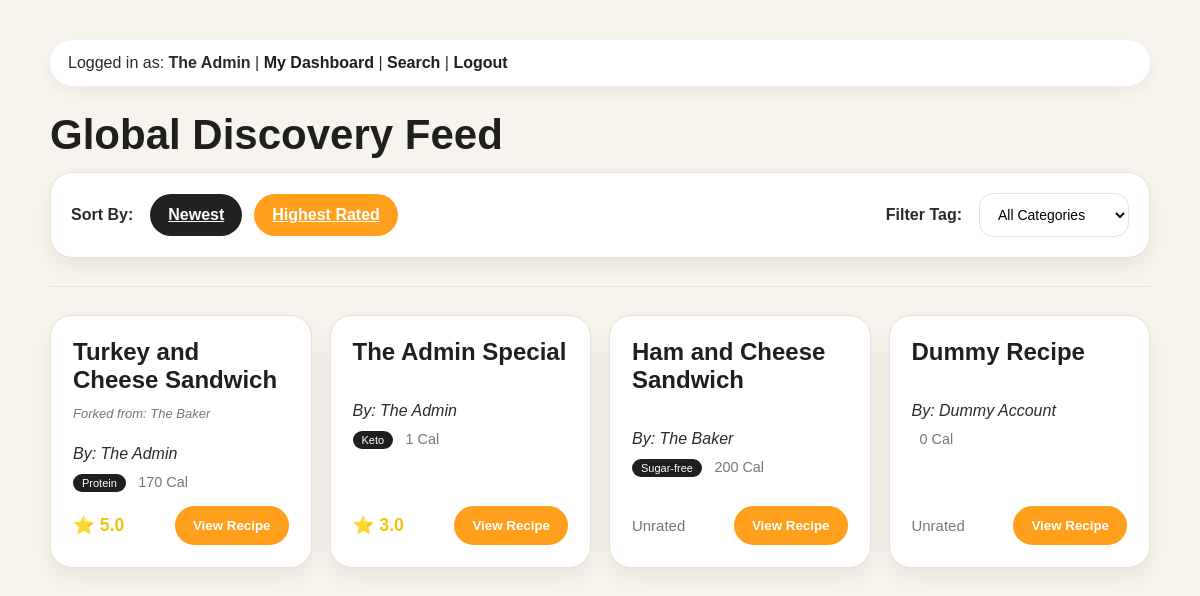
The app's page /feed?sort=highest_rated&tag= (signed in) with its own data.
### app.py (models this page shows)
class User(db.Model):
    id = db.Column(db.Integer, primary_key=True)
    is_admin = db.Column(db.Boolean, default=False)
    username = db.Column(db.String(80), unique=True, nullable=False)
    password = db.Column(db.String(200), nullable=False)
    recipes = db.relationship('Recipe', backref='owner', lazy=True, cascade="all, delete-orphan")

class Recipe(db.Model):
    id = db.Column(db.Integer, primary_key=True)
    name = db.Column(db.String(100), nullable=False)
    servings = db.Column(db.Integer, nullable=False)
    instructions = db.Column(db.Text, nullable=True)
    ingredients = db.relationship('Ingredient', backref='recipe', lazy=True, cascade="all, delete-orphan")
    calories = db.Column(db.Integer, default=0)
    protein = db.Column(db.Integer, default=0)
    carbs = db.Column(db.Integer, default=0)
    fat = db.Column(db.Integer, default=0)
    tags = db.Column(db.String(200), nullable=True)
    is_public = db.Column(db.Boolean, default=False)
    user_id = db.Column(db.Integer, db.ForeignKey('user.id'), nullable=False)
    forked_from = db.Column(db.String(80), nullable=True)
    ratings = db.relationship('Rating', backref='recipe', lazy=True, cascade="all, delete-orphan")
    comments = db.relationship('Comment', backref='recipe', lazy=True, cascade="all, delete-orphan")

### app.py (the view)
@app.route('/feed')
def feed():
    if 'user_id' not in session: return redirect(url_for('login'))
    sort_by = request.args.get('sort', 'newest')
    tag_filter = request.args.get('tag', '')
    query = Recipe.query.filter_by(is_public=True)
    if tag_filter: query = query.filter(Recipe.tags == tag_filter)
    if sort_by == 'highest_rated':
        query = query.outerjoin(Rating).group_by(Recipe.id).order_by(func.avg(Rating.stars).desc())
    else:
        query = query.order_by(Recipe.id.desc())
    return render_template('feed.html', recipes=query.all(), username=session.get('username'), current_sort=sort_by, current_tag=tag_filter)

### app.py (called while the page is built)
@app.before_request
def clear_stale_session():
    if 'user_id' in session:
        user = User.query.get(session['user_id'])
        if not user:
            session.clear()

### templates/feed.html (shortened to what this page needs)
<!DOCTYPE html>
<html lang="en">
<head>
    <link rel="stylesheet" href="{{ url_for('static', filename='style.css') }}">
</head>
<body class="page-body">
    <div class="feed-container container">
        <p class="nav-bar">
            Logged in as: <strong class="username">{{ username }}</strong> |
            <a class="nav-link" href="/">My Dashboard</a> |
            <a class="nav-link" href="/search">Search</a> |
            <a class="nav-link" href="/logout">Logout</a>
        </p>
        <h1 class="page-title">Global Discovery Feed</h1>
        <div class="toolbar card" style="display: flex; justify-content: space-between; align-items: center; flex-wrap: wrap; gap: 20px; padding: 20px;">
            <div class="toolbar-group">
                <span class="toolbar-label">Sort By:</span>
                <a href="/feed?sort=newest&tag={{ current_tag }}"
                   class="btn btn-secondary {{ 'active-sort' if current_sort == 'newest' }}">Newest</a>
                <a href="/feed?sort=highest_rated&tag={{ current_tag }}"
                   class="btn btn-secondary {{ 'active-sort' if current_sort == 'highest_rated' }}">Highest Rated</a>
            </div>
            <div class="toolbar-group">
                <span class="toolbar-label">Filter Tag:</span>
                <select class="form-select" onchange="location = this.value;" style="min-width: 150px;">
                    <option value="/feed?sort={{ current_sort }}">All Categories</option>
                </select>
            </div>
        </div>
        <hr class="divider">
        {% if recipes %}
            <div id="recipe-grid" class="grid">
                {% for recipe in recipes %}
                    <div class="recipe-card card" style="display: flex; flex-direction: column;">
                        <h2 class="recipe-title">
                            <a class="recipe-link" href="/recipe/{{ recipe.id }}">
                                {{ recipe.name }}
                            </a>
                        </h2>
                        {% if recipe.forked_from %}
                            <span class="fork-label">Forked from: {{ recipe.forked_from }}</span>
                        {% endif %}
                        <p class="recipe-author" style="margin-bottom: 10px;">
                            <em>By: <span class="author-name">{{ recipe.owner.username }}</span></em>
                        </p>
                        <div class="recipe-meta" style="margin-bottom: 15px;">
                            {% if recipe.tags %}
                                <span class="badge-admin" style="background: var(--dark);">{{ recipe.tags|capitalize }}</span>
                            {% endif %}
                            <span style="margin-left: 8px; font-size: 0.9em; color: var(--muted);">{{ recipe.calories or 0 }} Cal</span>
                        </div>
                        <div style="display: flex; justify-content: space-between; align-items: center; margin-top: auto;">
                            <span class="rating-stars">
                                {% if recipe.ratings %}
                                    ⭐ {{ (recipe.ratings|sum(attribute='stars') / recipe.ratings|length)|round(1) }}
                                {% else %}
                                    <span style="color: var(--muted); font-weight: normal; font-size: 0.85em;">Unrated</span>
                                {% endif %}
                            </span>
                            <a href="/recipe/{{ recipe.id }}">
                                <button class="btn btn-primary">View Recipe</button>
                            </a>
                        </div>
                    </div>
                {% endfor %}
            </div>
        {% else %}
            <div class="card" style="text-align: center; padding: 40px;">
                <p class="empty-state">No recipes found matching these filters. Try adjusting your search!</p>
            </div>
        {% endif %}
    </div>
</body>
</html>

### static/style.css (style rules this page uses)
:root { --orange: #ff9f1c; --dark: #1f1f1f; --text: #2b2b2b; --muted: #777; --bg: #f7f3ed; --card: #ffffff; --border: #eee0d0; }
body, .page-body { font-family: Arial, sans-serif; max-width: 1100px; margin: 0 auto; padding: 24px; background: var(--bg); color: var(--text); }
.container, .feed-container, .dashboard-container, .recipe-container, .search-container, .form-container { max-width: 1100px; margin: 0 auto; }
.card, .recipe-card, .form-card, .search-result-item, .form-container { background: var(--card); border: 1px solid var(--border); border-radius: 22px; padding: 22px; box-shadow: 0 10px 25px rgba(0, 0, 0, 0.06); }
.page-title, .form-title { font-size: 42px; line-height: 1; margin-bottom: 16px; color: var(--dark); }
.divider { border: none; border-top: 1px solid var(--border); margin: 28px 0; }
.nav-bar { background: white; padding: 14px 18px; border-radius: 999px; box-shadow: 0 6px 18px rgba(0,0,0,0.05); margin-bottom: 28px; }
.nav-link, .recipe-link, .back-link { color: var(--dark); text-decoration: none; font-weight: 600; }
.form-input, .form-select, .form-textarea, input, select, textarea { padding: 12px 14px; border: 1px solid var(--border); border-radius: 14px; font-size: 14px; background: white; }
.btn, button { border: none; border-radius: 999px; padding: 12px 18px; font-weight: 700; cursor: pointer; }
.btn-primary { background: var(--orange); color: white; }
.btn-secondary { background: #222; color: white; }
#recipe-grid, .grid, #original-recipes-grid, #forked-recipes-grid { display: grid; grid-template-columns: repeat(auto-fit, minmax(240px, 1fr)); gap: 18px; }
.recipe-card { transition: transform 0.2s ease, box-shadow 0.2s ease; }
.recipe-title { font-size: 24px; margin-top: 0; }
.recipe-meta, .result-meta, .text-muted, .empty-state { color: var(--muted); }
.badge-admin { background: var(--orange); color: white; font-size: 11px; padding: 3px 9px; border-radius: 999px; }

### templates/feed.html (style rules this page uses)
.toolbar-group { display: flex; align-items: center; gap: 12px; }
.toolbar-label { font-weight: bold; margin-right: 5px; }
.active-sort { background: var(--orange) !important; color: white !important; }
.fork-label { font-size: 13px; color: var(--muted); font-style: italic; margin-top: -8px; margin-bottom: 8px; display: block; }
.rating-stars { color: #f1c40f; font-weight: bold; font-size: 1.1em; }

### records on screen
User: username "The Admin"
Recipe: name "Turkey and Cheese Sandwich", forked_from "The Baker", owner.username "The Admin", tags "Protein", calories "170", ratings "5.0"
Recipe: name "The Admin Special", owner.username "The Admin", tags "Keto", calories "1", ratings "3.0"
Recipe: name "Ham and Cheese Sandwich", owner.username "The Baker", tags "Sugar-free", calories "200", shows "Unrated"
Recipe: name "Dummy Recipe", owner.username "Dummy Account", calories "0", shows "Unrated"
